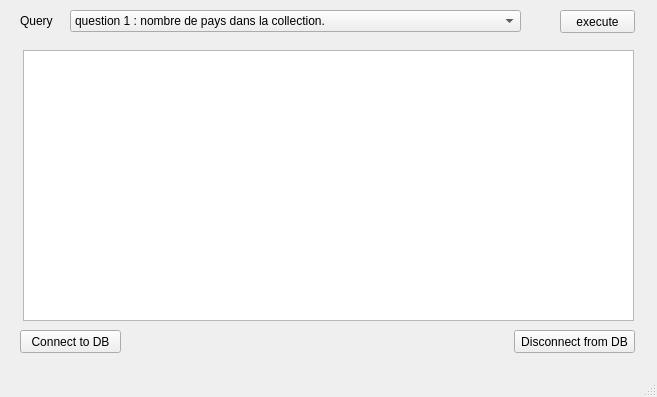
<?xml version="1.0" encoding="UTF-8"?>
<ui version="4.0">
 <class>MainWindow</class>
 <widget class="QMainWindow" name="MainWindow">
  <property name="enabled">
   <bool>true</bool>
  </property>
  <property name="geometry">
   <rect>
    <x>0</x>
    <y>0</y>
    <width>657</width>
    <height>397</height>
   </rect>
  </property>
  <property name="windowTitle">
   <string>MainWindow</string>
  </property>
  <widget class="QWidget" name="centralwidget">
   <widget class="QComboBox" name="queries">
    <property name="geometry">
     <rect>
      <x>70</x>
      <y>10</y>
      <width>451</width>
      <height>22</height>
     </rect>
    </property>
    <item>
     <property name="text">
      <string>question 1 : nombre de pays dans la collection.</string>
     </property>
    </item>
    <item>
     <property name="text">
      <string>question 2 : lister les differents continents.</string>
     </property>
    </item>
    <item>
     <property name="text">
      <string>question 3: lister les information de l'algérie.</string>
     </property>
    </item>
    <item>
     <property name="text">
      <string>question 4: les pays africains dont la population est inferieure a 100k.</string>
     </property>
    </item>
    <item>
     <property name="text">
      <string>question 5: les pays independants du continent oceanique.</string>
     </property>
    </item>
    <item>
     <property name="text">
      <string>question 6: le continent avec la plus grande surface.</string>
     </property>
    </item>
    <item>
     <property name="text">
      <string>question 7: par continent , le nombre de pays , population ,nombre de pays independants.</string>
     </property>
    </item>
    <item>
     <property name="text">
      <string>question 8: la population totale des villes d’Algérie.</string>
     </property>
    </item>
    <item>
     <property name="text">
      <string>question 9: capitale d’Algérie.</string>
     </property>
    </item>
    <item>
     <property name="text">
      <string>question 10: les langues parlées dans plus de 15 pays.</string>
     </property>
    </item>
    <item>
     <property name="text">
      <string>question 11: pour chaque pays le nombre de villes.</string>
     </property>
    </item>
    <item>
     <property name="text">
      <string>question 12: les 10 villes les plus habitées, ainsi que leur pays, dans l’ordre décroissant de la population.</string>
     </property>
    </item>
    <item>
     <property name="text">
      <string>question 13: les pays pour lesquels l’Arabe est une langue officielle.</string>
     </property>
    </item>
    <item>
     <property name="text">
      <string>question 14: Lister les 5 pays avec le plus de langues parlées.</string>
     </property>
    </item>
    <item>
     <property name="text">
      <string>question 15: les pays pour lesquels la somme des populations des villes est supérieure à la population du pays.</string>
     </property>
    </item>
   </widget>
   <widget class="QLabel" name="label">
    <property name="geometry">
     <rect>
      <x>20</x>
      <y>10</y>
      <width>47</width>
      <height>21</height>
     </rect>
    </property>
    <property name="text">
     <string>Query</string>
    </property>
   </widget>
   <widget class="QPushButton" name="execute_button">
    <property name="geometry">
     <rect>
      <x>560</x>
      <y>10</y>
      <width>75</width>
      <height>23</height>
     </rect>
    </property>
    <property name="text">
     <string>execute</string>
    </property>
   </widget>
   <widget class="QTextEdit" name="query_results">
    <property name="geometry">
     <rect>
      <x>23</x>
      <y>50</y>
      <width>611</width>
      <height>271</height>
     </rect>
    </property>
   </widget>
   <widget class="QPushButton" name="connect_button">
    <property name="geometry">
     <rect>
      <x>20</x>
      <y>330</y>
      <width>101</width>
      <height>23</height>
     </rect>
    </property>
    <property name="text">
     <string>Connect to DB</string>
    </property>
   </widget>
   <widget class="QPushButton" name="disconnect_button">
    <property name="geometry">
     <rect>
      <x>514</x>
      <y>330</y>
      <width>121</width>
      <height>23</height>
     </rect>
    </property>
    <property name="text">
     <string>Disconnect from DB</string>
    </property>
   </widget>
  </widget>
  <widget class="QMenuBar" name="menubar">
   <property name="geometry">
    <rect>
     <x>0</x>
     <y>0</y>
     <width>657</width>
     <height>21</height>
    </rect>
   </property>
  </widget>
  <widget class="QStatusBar" name="statusbar"/>
 </widget>
 <resources/>
 <connections/>
</ui>
